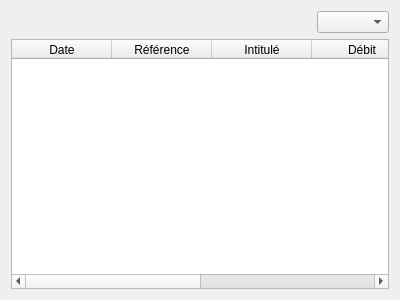
<?xml version="1.0" encoding="UTF-8"?>
<ui version="4.0">
 <class>ComptesForm</class>
 <widget class="QWidget" name="ComptesForm">
  <property name="geometry">
   <rect>
    <x>0</x>
    <y>0</y>
    <width>400</width>
    <height>300</height>
   </rect>
  </property>
  <property name="cursor">
   <cursorShape>ArrowCursor</cursorShape>
  </property>
  <property name="windowTitle">
   <string>Form</string>
  </property>
  <layout class="QVBoxLayout" name="verticalLayout_2">
   <item>
    <layout class="QVBoxLayout" name="verticalLayout">
     <item>
      <layout class="QHBoxLayout" name="horizontalLayout">
       <item>
        <widget class="QPushButton" name="boutonAjouterCompte">
         <property name="sizePolicy">
          <sizepolicy hsizetype="Fixed" vsizetype="Fixed">
           <horstretch>0</horstretch>
           <verstretch>0</verstretch>
          </sizepolicy>
         </property>
         <property name="cursor">
          <cursorShape>PointingHandCursor</cursorShape>
         </property>
         <property name="toolTip">
          <string>Ajouter un nouveau compte</string>
         </property>
         <property name="styleSheet">
          <string notr="true">#boutonAjouterCompte {
	border: none;
}

#boutonAjouterCompte:hover {
	background-color: rgba(0, 0, 0, 0.2);
}</string>
         </property>
         <property name="text">
          <string/>
         </property>
         <property name="icon">
          <iconset resource="../resources.qrc">
           <normaloff>:/icons/resources/plus_button.png</normaloff>:/icons/resources/plus_button.png</iconset>
         </property>
         <property name="iconSize">
          <size>
           <width>32</width>
           <height>32</height>
          </size>
         </property>
        </widget>
       </item>
       <item>
        <widget class="QPushButton" name="boutonSupprimerCompte">
         <property name="cursor">
          <cursorShape>PointingHandCursor</cursorShape>
         </property>
         <property name="toolTip">
          <string>Supprimer un compte</string>
         </property>
         <property name="styleSheet">
          <string notr="true">#boutonSupprimerCompte {
	border: none;
}

#boutonSupprimerCompte:hover {
	background-color: rgba(0, 0, 0, 0.2);
}</string>
         </property>
         <property name="text">
          <string/>
         </property>
         <property name="icon">
          <iconset resource="../resources.qrc">
           <normaloff>:/icons/resources/minus_button.png</normaloff>:/icons/resources/minus_button.png</iconset>
         </property>
         <property name="iconSize">
          <size>
           <width>32</width>
           <height>32</height>
          </size>
         </property>
        </widget>
       </item>
       <item>
        <spacer name="horizontalSpacer">
         <property name="orientation">
          <enum>Qt::Horizontal</enum>
         </property>
         <property name="sizeHint" stdset="0">
          <size>
           <width>40</width>
           <height>20</height>
          </size>
         </property>
        </spacer>
       </item>
       <item>
        <widget class="QComboBox" name="choixCompte">
         <property name="currentText">
          <string/>
         </property>
        </widget>
       </item>
      </layout>
     </item>
    </layout>
   </item>
   <item>
    <widget class="QTableWidget" name="tableWidget">
     <property name="sortingEnabled">
      <bool>false</bool>
     </property>
     <property name="columnCount">
      <number>6</number>
     </property>
     <attribute name="horizontalHeaderCascadingSectionResizes">
      <bool>false</bool>
     </attribute>
     <attribute name="horizontalHeaderDefaultSectionSize">
      <number>100</number>
     </attribute>
     <attribute name="verticalHeaderVisible">
      <bool>false</bool>
     </attribute>
     <attribute name="verticalHeaderCascadingSectionResizes">
      <bool>false</bool>
     </attribute>
     <column>
      <property name="text">
       <string>Date</string>
      </property>
     </column>
     <column>
      <property name="text">
       <string>Référence</string>
      </property>
     </column>
     <column>
      <property name="text">
       <string>Intitulé</string>
      </property>
     </column>
     <column>
      <property name="text">
       <string>Débit</string>
      </property>
     </column>
     <column>
      <property name="text">
       <string>Crédit</string>
      </property>
     </column>
     <column>
      <property name="text">
       <string>Solde</string>
      </property>
      <property name="font">
       <font>
        <pointsize>10</pointsize>
        <weight>75</weight>
        <bold>true</bold>
        <underline>false</underline>
       </font>
      </property>
     </column>
    </widget>
   </item>
  </layout>
 </widget>
 <resources>
  <include location="../resources.qrc"/>
 </resources>
 <connections/>
</ui>
